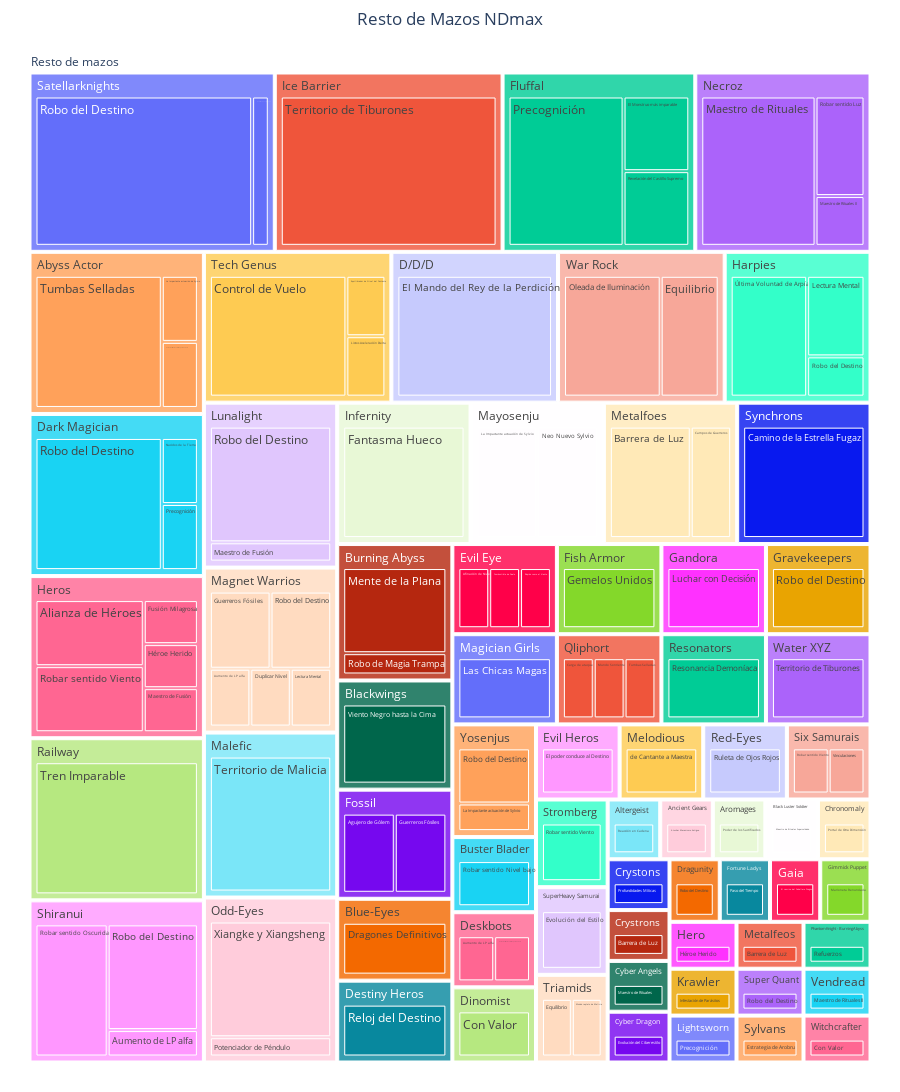

Notebook code cell kept with this figure:
### Code cell
no_top_decks = resume.copy()
no_top_decks = no_top_decks.drop(no_top_decks[(no_top_decks['deck'] == "Meklord")
                    | (no_top_decks['deck'] == "Phantom Knights")
                    | (no_top_decks['deck'] == "Rose Dragon")
                    | (no_top_decks['deck'] == "Galaxy-Eyes")
                    | (no_top_decks['deck'] == "Elemental Heros")].index)

no_top_decks["all"] = "Resto de mazos"
fig = px.treemap(
    no_top_decks[['all', 'deck', 'skill', 'total']],
    path=['all', 'deck', 'skill'], values='total')
fig.update_layout(
    title='Resto de Mazos NDmax', title_x=0.5,
    margin = dict(t=50, l=25, r=25, b=25), width=900, height=1800)
fig.show()

### Figure 1 — Plotly figure (JSON) as saved in the notebook; plotly's stock layout.template omitted (floating-point values rounded to 4 significant figures; data arrays with more than 128 entries replaced by an {"elided": "..."} marker saying what was removed)
{"data": [{"branchvalues": "total", "domain": {"x": [0, 1], "y": [0, 1]}, "hovertemplate": "labels=%{label}<br>total=%{value}<br>parent=%{parent}<br>id=%{id}<extra></extra>", "ids": {"elided": "173 str values"}, "labels": {"elided": "173 str values"}, "level": "Resto de mazos", "name": "", "parents": {"elided": "173 str values"}, "type": "treemap", "values": {"elided": "173 int values"}}], "layout": {"height": 1800, "legend": {"tracegroupgap": 0}, "margin": {"b": 25, "l": 25, "r": 25, "t": 50}, "title": {"text": "Resto de Mazos NDmax", "x": 0.5}, "width": 900}}
